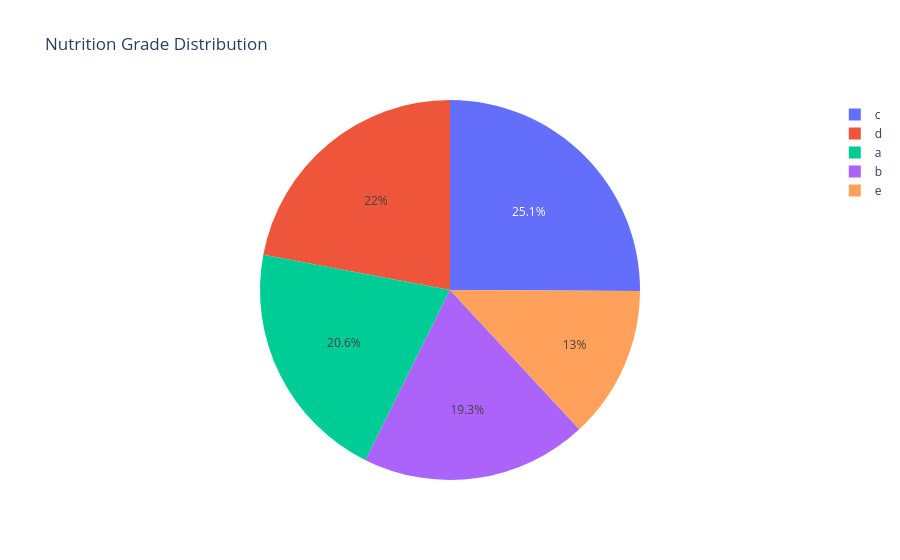

Here is the notebook cell this chart was saved with:
### Code cell
grade_colors = {
    'a': '#1f77b4',  # blue
    'b': '#2ca02c',  # green
    'c': '#ffdd57',  # yellow
    'd': '#ff7f0e',  # orange
    'e': '#d62728'   # red
}

# Analyse de la répartition des grades -> countplot for note
# → Voir si les produits sont plutôt bien ou mal notés en général.

sns.set_theme(style="whitegrid", palette="Set2")

grade_counts = df['nutrition_grade_fr'].value_counts(normalize=True).sort_index()

# Convert to DataFrame
grade_df = grade_counts.reset_index()
grade_df.columns = ['nutrition_grade_fr', 'proportion']

# Create pie chart
fig = px.pie(grade_df, names='nutrition_grade_fr', values='proportion', title='Nutrition Grade Distribution')
fig.show()

### Figure 1 — Plotly figure (JSON) as saved in the notebook; plotly's stock layout.template omitted (floating-point values rounded to 4 significant figures)
{"data": [{"domain": {"x": [0, 1], "y": [0, 1]}, "hovertemplate": "nutrition_grade_fr=%{label}<br>proportion=%{value}<extra></extra>", "labels": ["a", "b", "c", "d", "e"], "legendgroup": "", "name": "", "showlegend": true, "type": "pie", "values": [0.2063, 0.1925, 0.2509, 0.2203, 0.13]}], "layout": {"legend": {"tracegroupgap": 0}, "title": {"text": "Nutrition Grade Distribution"}}}
